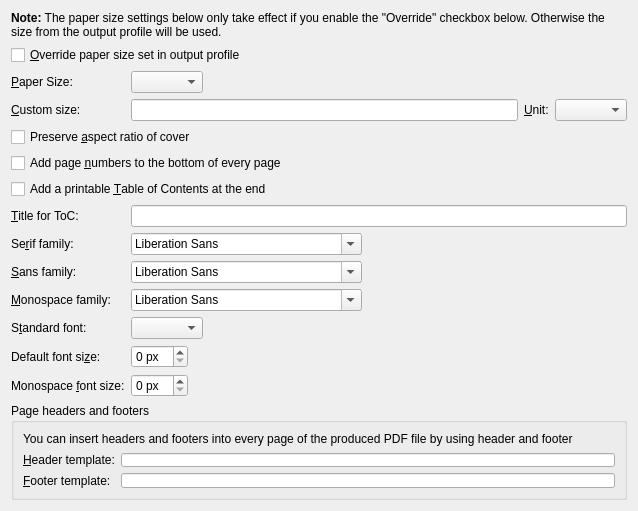
<?xml version="1.0" encoding="UTF-8"?>
<ui version="4.0">
 <class>Form</class>
 <widget class="QWidget" name="Form">
  <property name="geometry">
   <rect>
    <x>0</x>
    <y>0</y>
    <width>638</width>
    <height>498</height>
   </rect>
  </property>
  <property name="windowTitle">
   <string>Form</string>
  </property>
  <layout class="QFormLayout" name="formLayout">
   <property name="fieldGrowthPolicy">
    <enum>QFormLayout::ExpandingFieldsGrow</enum>
   </property>
   <item row="0" column="0" colspan="2">
    <widget class="QLabel" name="label_10">
     <property name="text">
      <string>&lt;b&gt;Note:&lt;/b&gt; The paper size settings below only take effect if you enable the &quot;Override&quot; checkbox below. Otherwise the size from the output profile will be used.</string>
     </property>
     <property name="wordWrap">
      <bool>true</bool>
     </property>
    </widget>
   </item>
   <item row="1" column="0" colspan="2">
    <widget class="QCheckBox" name="opt_override_profile_size">
     <property name="text">
      <string>&amp;Override paper size set in output profile</string>
     </property>
    </widget>
   </item>
   <item row="2" column="0">
    <widget class="QLabel" name="label">
     <property name="text">
      <string>&amp;Paper Size:</string>
     </property>
     <property name="buddy">
      <cstring>opt_paper_size</cstring>
     </property>
    </widget>
   </item>
   <item row="2" column="1">
    <widget class="QComboBox" name="opt_paper_size"/>
   </item>
   <item row="3" column="0">
    <widget class="QLabel" name="label_3">
     <property name="text">
      <string>&amp;Custom size:</string>
     </property>
     <property name="buddy">
      <cstring>opt_custom_size</cstring>
     </property>
    </widget>
   </item>
   <item row="3" column="1">
    <layout class="QHBoxLayout" name="horizontalLayout">
     <item>
      <widget class="QLineEdit" name="opt_custom_size"/>
     </item>
     <item>
      <widget class="QLabel" name="label_11">
       <property name="text">
        <string>&amp;Unit:</string>
       </property>
       <property name="buddy">
        <cstring>opt_unit</cstring>
       </property>
      </widget>
     </item>
     <item>
      <widget class="QComboBox" name="opt_unit"/>
     </item>
    </layout>
   </item>
   <item row="5" column="0" colspan="2">
    <widget class="QCheckBox" name="opt_preserve_cover_aspect_ratio">
     <property name="text">
      <string>Preserve &amp;aspect ratio of cover</string>
     </property>
    </widget>
   </item>
   <item row="6" column="0" colspan="2">
    <widget class="QCheckBox" name="opt_pdf_page_numbers">
     <property name="text">
      <string>Add page &amp;numbers to the bottom of every page</string>
     </property>
    </widget>
   </item>
   <item row="10" column="0">
    <widget class="QLabel" name="label_4">
     <property name="text">
      <string>Se&amp;rif family:</string>
     </property>
     <property name="buddy">
      <cstring>opt_pdf_serif_family</cstring>
     </property>
    </widget>
   </item>
   <item row="10" column="1">
    <widget class="QFontComboBox" name="opt_pdf_serif_family"/>
   </item>
   <item row="11" column="0">
    <widget class="QLabel" name="label_5">
     <property name="text">
      <string>&amp;Sans family:</string>
     </property>
     <property name="buddy">
      <cstring>opt_pdf_sans_family</cstring>
     </property>
    </widget>
   </item>
   <item row="11" column="1">
    <widget class="QFontComboBox" name="opt_pdf_sans_family"/>
   </item>
   <item row="12" column="0">
    <widget class="QLabel" name="label_6">
     <property name="text">
      <string>&amp;Monospace family:</string>
     </property>
     <property name="buddy">
      <cstring>opt_pdf_mono_family</cstring>
     </property>
    </widget>
   </item>
   <item row="12" column="1">
    <widget class="QFontComboBox" name="opt_pdf_mono_family"/>
   </item>
   <item row="13" column="0">
    <widget class="QLabel" name="label_7">
     <property name="text">
      <string>S&amp;tandard font:</string>
     </property>
     <property name="buddy">
      <cstring>opt_pdf_standard_font</cstring>
     </property>
    </widget>
   </item>
   <item row="13" column="1">
    <widget class="QComboBox" name="opt_pdf_standard_font"/>
   </item>
   <item row="14" column="0">
    <widget class="QLabel" name="label_8">
     <property name="text">
      <string>Default font si&amp;ze:</string>
     </property>
     <property name="buddy">
      <cstring>opt_pdf_default_font_size</cstring>
     </property>
    </widget>
   </item>
   <item row="14" column="1">
    <widget class="QSpinBox" name="opt_pdf_default_font_size">
     <property name="suffix">
      <string> px</string>
     </property>
    </widget>
   </item>
   <item row="15" column="0">
    <widget class="QLabel" name="label_9">
     <property name="text">
      <string>Monospace &amp;font size:</string>
     </property>
     <property name="buddy">
      <cstring>opt_pdf_mono_font_size</cstring>
     </property>
    </widget>
   </item>
   <item row="15" column="1">
    <widget class="QSpinBox" name="opt_pdf_mono_font_size">
     <property name="suffix">
      <string> px</string>
     </property>
    </widget>
   </item>
   <item row="16" column="0" colspan="2">
    <widget class="QGroupBox" name="groupBox">
     <property name="title">
      <string>Page headers and footers</string>
     </property>
     <layout class="QFormLayout" name="formLayout_2">
      <item row="0" column="0" colspan="2">
       <widget class="QLabel" name="label_2">
        <property name="text">
         <string>You can insert headers and footers into every page of the produced PDF file by using header and footer templates. For examples, see the &lt;a href=&quot;http://manual.calibre-ebook.com/conversion.html#converting-to-pdf&quot;&gt;documentation&lt;/a&gt;.</string>
        </property>
        <property name="wordWrap">
         <bool>true</bool>
        </property>
        <property name="openExternalLinks">
         <bool>true</bool>
        </property>
       </widget>
      </item>
      <item row="1" column="0">
       <widget class="QLabel" name="label_12">
        <property name="text">
         <string>&amp;Header template:</string>
        </property>
        <property name="buddy">
         <cstring>opt_pdf_header_template</cstring>
        </property>
       </widget>
      </item>
      <item row="1" column="1">
       <widget class="QLineEdit" name="opt_pdf_header_template"/>
      </item>
      <item row="2" column="0">
       <widget class="QLabel" name="label_13">
        <property name="text">
         <string>&amp;Footer template:</string>
        </property>
        <property name="buddy">
         <cstring>opt_pdf_footer_template</cstring>
        </property>
       </widget>
      </item>
      <item row="2" column="1">
       <widget class="QLineEdit" name="opt_pdf_footer_template"/>
      </item>
     </layout>
    </widget>
   </item>
   <item row="7" column="0" colspan="2">
    <widget class="QCheckBox" name="opt_pdf_add_toc">
     <property name="text">
      <string>Add a printable &amp;Table of Contents at the end</string>
     </property>
    </widget>
   </item>
   <item row="8" column="1">
    <widget class="QLineEdit" name="opt_toc_title"/>
   </item>
   <item row="8" column="0">
    <widget class="QLabel" name="label_14">
     <property name="text">
      <string>&amp;Title for ToC:</string>
     </property>
     <property name="buddy">
      <cstring>opt_toc_title</cstring>
     </property>
    </widget>
   </item>
  </layout>
 </widget>
 <resources/>
 <connections/>
</ui>
